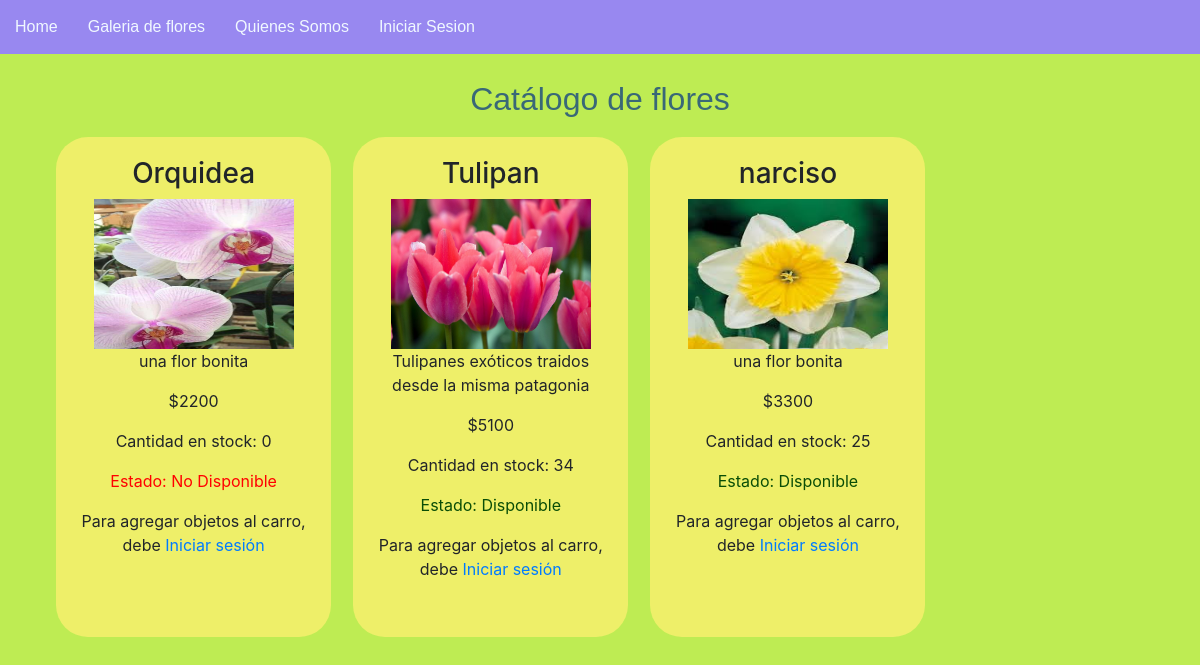
Screenshot of /galeria with the database file from the repository.
### floreria/models.py (models this page shows, shortened)
class Flores(models.Model):
    name=models.CharField(max_length=100, primary_key=True)
    foto=models.ImageField(upload_to="flor",null=False)
    descripcion=models.TextField(max_length=300, null=False)
    valor=models.IntegerField(null=False)
    stock=models.IntegerField(null=False)

### floreria/views.py (the view)
# urls.py: path('galeria',galeria,name='GALE'),
def galeria(request):
    flowers = Flores.objects.all()  # select * from pelicula
    return render(request, 'core/galeria.html', {'listaflores': flowers})

### floreria/templates/core/galeria.html (shortened to what this page needs)
    {% extends "core/base.html" %}
    {% load static %}
    {% block contenido %}
        <h2>Catálogo de flores</h2>
    {% for f in listaflores %}
         <div class="flores">
            <h3>{{f.name}}</h3>
            <img class="galeriaimg" src="{{f.foto.url}}">
            <p>{{f.descripcion}}</p>
            <p>${{f.valor}}</p>
            <p>Cantidad en stock: {{f.stock}}</p>
            {%if f.stock >= 1 %}
            <p style="color:rgb(9, 77, 6)">Estado: Disponible</p>
            {% else %}
            <p style="color: red">Estado: No Disponible</p>
            {% endif %}
            {% if not user.is_authenticated %}
            <p>Para agregar objetos al carro, debe <a href="{% url 'LOGIN' %}">Iniciar sesión</a></p>
            {% endif %}
        </div>
    {% endfor %}
    {% endblock contenido %}

### floreria/static/core/css/estilos_floreria.css (style rules this page uses)
* { margin: 0; padding: 0; }
body { background-color: rgb(190, 236, 83); }
h2 { color: rgb(57, 104, 119); font-family: Arial, Helvetica, sans-serif; text-align: center; }
.galeriaimg { width: 200px; height: 150px; }
.flores { padding: 20px; margin-left: 1%; background-color: rgba(240, 240, 106, 0.966); float: left; border-radius: 2em; text-align: center; margin: 1%; width: 275px; height: 500px; }

### rows the page displays
Flores: name "Orquidea", foto (picture), descripcion "una flor bonita", valor "2200", stock "0", shows "Estado: No Disponible"
Flores: name "Tulipan", foto (picture), descripcion "Tulipanes exóticos traidos desde la misma patagonia", valor "5100", stock "34", shows "Estado: Disponible"
Flores: name "narciso", foto (picture), descripcion "una flor bonita", valor "3300", stock "25", shows "Estado: Disponible"
